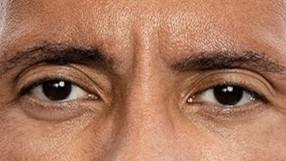
#> input picture input/facial_features/eyes/eyes_1.jpg, 286 x 161 px
$ python -i haar_cascades.py   (imports and definitions only)
#> lines starting #> are read from the running program, lines starting #| are printed output that depends on the picture
#> further down, picture is the input picture: shape (161, 286, 3); mean B, G, R 92.3, 118.3, 168
import cv2

from . import utils


face_detector = cv2.CascadeClassifier(cv2.data.haarcascades + "haarcascade_frontalface_alt2.xml")
eye_detector = cv2.CascadeClassifier(cv2.data.haarcascades + "haarcascade_eye.xml")

def perform_cascades(im, hierarchical=True, show_window=True):
#> called with hierarchical = True, show_window = True
    if isinstance(im, str):
        im = utils.load_image(im, grayscale=False)
        im_color = im.copy()
        im = cv2.cvtColor(im, cv2.COLOR_BGR2GRAY)
    else:
        im_color = im.copy()
        im = cv2.cvtColor(im, cv2.COLOR_BGR2GRAY)
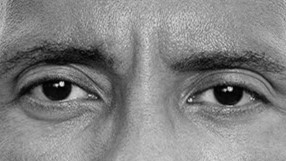
#> im: shape (161, 286); min 0, max 238, mean 130.2

    face_results = face_detector.detectMultiScale(
        im, scaleFactor=1.2,
        minNeighbors=8, minSize=(30, 30),
        flags=cv2.CASCADE_SCALE_IMAGE
    )
#> face_results = ()

    for (x,y,w,h) in face_results:
        roi = im[y:y+h, x:x+w]
        roi_color = im_color[y:y+h, x:x+w]

        eye_results = eye_detector.detectMultiScale(
            roi, scaleFactor=1.1,
            minNeighbors=8,
        )

        if len(eye_results) == 0 or not hierarchical: continue
        for (ex,ey,ew,eh) in eye_results:
            cv2.rectangle(roi_color, (ex, ey), (ex+ew, ey+eh), 127, 2)

        cv2.rectangle(im_color, (x,y), (x+w, y+h),(0, 0, 0), 2)
#> this loop made 0 passes

    if show_window:
        cv2.imshow('img', im_color)
        cv2.waitKey(0)
        cv2.destroyAllWindows()
    else:
        return im_color

>>> import cv2
>>> picture = cv2.imread('../input/facial_features/eyes/eyes_1.jpg')
>>> result = perform_cascades(picture)

$ run again, on input/facial_features/eyes/eyes_2.jpg
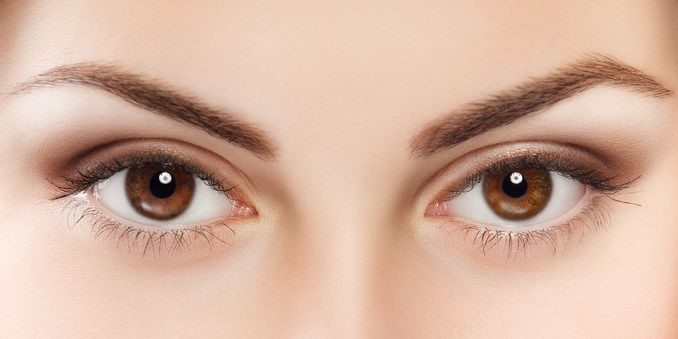
#> input picture input/facial_features/eyes/eyes_2.jpg, 678 x 339 px
#> picture is the input picture: shape (339, 678, 3); mean B, G, R 159.6, 178.5, 213.2
#> in perform_cascades, `im = cv2.cvtColor(im, cv2.COLOR_BGR2GRAY)`:
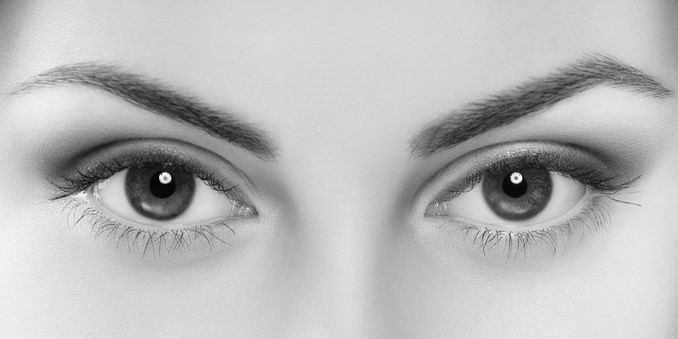
#> im: shape (339, 678); min 0, max 255, mean 186.7
#> face_results = ()

$ run again, on input/facial_features/eyes/eyes_3.jpg
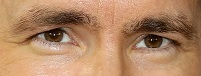
#> input picture input/facial_features/eyes/eyes_3.jpg, 201 x 76 px
#> picture is the input picture: shape (76, 201, 3); mean B, G, R 101.1, 134.3, 177.1
#> in perform_cascades, `im = cv2.cvtColor(im, cv2.COLOR_BGR2GRAY)`:
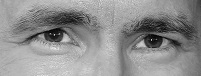
#> im: shape (76, 201); min 5, max 242, mean 143.3
#> face_results = ()

$ run again, on input/facial_features/eyes/eyes_4.jpg
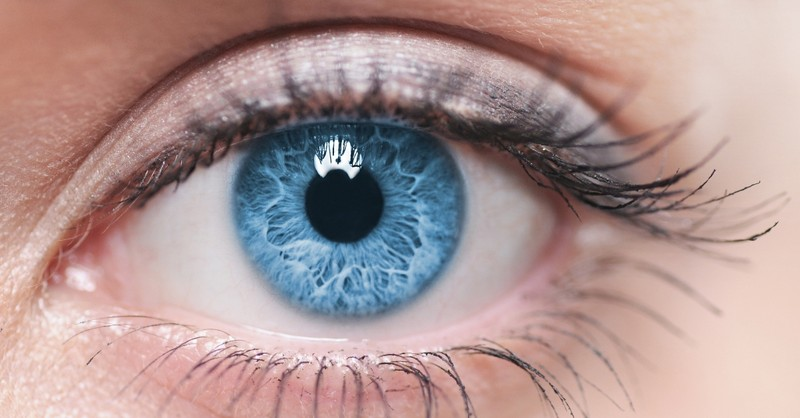
#> input picture input/facial_features/eyes/eyes_4.jpg, 800 x 418 px
#> picture is the input picture: shape (418, 800, 3); mean B, G, R 147.2, 149.1, 173.5
#> in perform_cascades, `im = cv2.cvtColor(im, cv2.COLOR_BGR2GRAY)`:
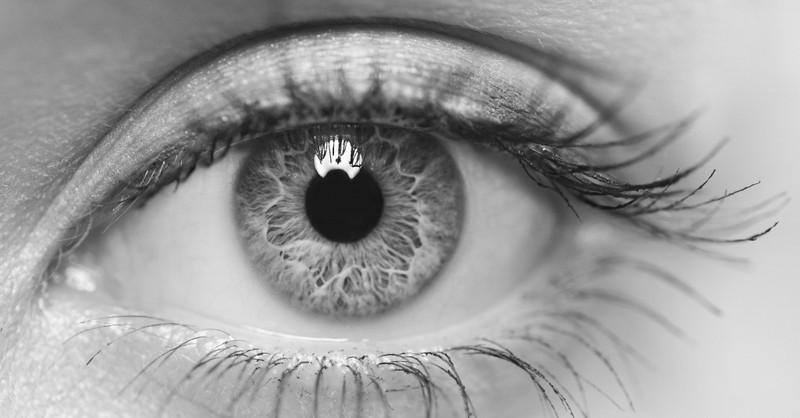
#> im: shape (418, 800); min 15, max 255, mean 156.2
#> face_results = ()
